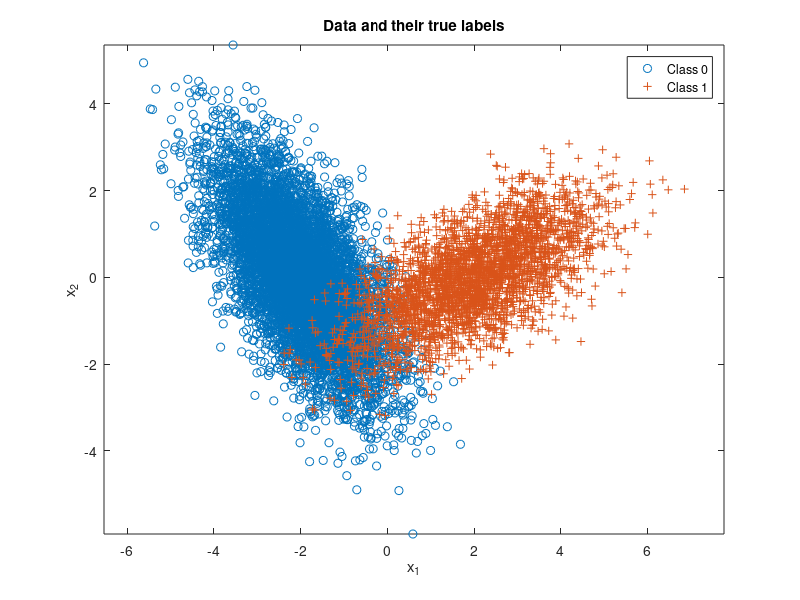

Source code (MATLAB): (Note: this script raises an error after producing the figure.)
%% Generation of  data 
clear all; close all; clc;
n = 2;      % number of feature dimensions
N_10 = 10;
N_100 = 100;    % number of iid samples for training
N_1000 = 1000;
N_10K = 10000;
% parallel distributions
mu(:,1) = [-2;0]; Sigma(:,:,1) = [1 -0.9;-0.9 2];
mu(:,2) = [2;0]; Sigma(:,:,2) = [2 0.9;0.9 1]; 

% Class priors for class 0 and 1 respectively
p = [0.7,0.3]; 

% Generating true class labels and training data
label_10 = (rand(1,N_10) >= p(1))';
Nc_10 = [length(find(label_10==0)),length(find(label_10==1))];
label_100 = (rand(1,N_100) >= p(1))';
Nc_100 = [length(find(label_100==0)),length(find(label_100==1))];
label_1000 = (rand(1,N_1000) >= p(1))';
Nc_1000 = [length(find(label_1000==0)),length(find(label_1000==1))];
% Generating true class labels and validating data
label_10K = (rand(1,N_10K) >= p(1))';
Nc_10K = [length(find(label_10K==0)),length(find(label_10K==1))];

x_10 = zeros(N_10,n);
x_100 = zeros(N_100,n);
x_1000 = zeros(N_1000,n);
x_10K = zeros(N_10K,n);

for L = 0:1
    x_10(label_10==L,:) = mvnrnd(mu(:,L+1),Sigma(:,:,L+1),Nc_10(L+1));
    x_100(label_100==L,:) = mvnrnd(mu(:,L+1),Sigma(:,:,L+1),Nc_100(L+1));
    x_1000(label_1000==L,:) = mvnrnd(mu(:,L+1),Sigma(:,:,L+1),Nc_1000(L+1));
    x_10K(label_10K==L,:) = mvnrnd(mu(:,L+1),Sigma(:,:,L+1),Nc_10K(L+1));
end

% Visualizing the data
figure(1), clf,
plot(x_10K(label_10K==0,1),x_10K(label_10K==0,2),'o'), hold on,
plot(x_10K(label_10K==1,1),x_10K(label_10K==1,2),'+'), axis equal,
legend('Class 0','Class 1'), 
title('Data and their true labels'),
xlabel('x_1'), ylabel('x_2'), 


%% Minimum P(error) classifier
%gamma = 0.7/0.3;
discriminantScore = log(evalGaussian(x_10K,mu(:,2),Sigma(:,:,2)))-log(evalGaussian(x_10K,mu(:,1),Sigma(:,:,1)));% - log(gamma);
p_detection = zeros(10000,1);
p_false_alarm = zeros(10000,1);
gammaArray = 0:0.5:250;

for i = 1:size(gammaArray,2)
  
    gamma = gammaArray(i);
    decision = (discriminantScore >= log(gamma));
    ind00 = find(decision==0 & label_10K'==0); p00 = length(ind00)/Nc_10K(1); % probability of true negative
    ind10 = find(decision==1 & label_10K'==0); p10 = length(ind10)/Nc_10K(1); % probability of false positive
    ind01 = find(decision==0 & label_10K'==1); p01 = length(ind01)/Nc_10K(2); % probability of false negative
    ind11 = find(decision==1 & label_10K'==1); p11 = length(ind11)/Nc_10K(2); % probability of true positive
    p_detection(i) = p11;
    p_false_alarm(i) = p10;
    
end

figure(2)
plot(p_false_alarm,p_detection,'b');hold on;

% Minimum error

lambda = [0 1;1 0]; % loss values
gamma = (lambda(2,1)-lambda(1,1))/(lambda(1,2)-lambda(2,2)) * p(1)/p(2); %threshold
discriminantScore = log(evalGaussian(x_10K,mu(:,2),Sigma(:,:,2)))-log(evalGaussian(x_10K,mu(:,1),Sigma(:,:,1)));
decision = (discriminantScore >= log(gamma));

    ind00 = find(decision==0 & label_10K'==0); p00 = length(ind00)/Nc_10K(1);
    ind10 = find(decision==1 & label_10K'==0); p10 = length(ind10)/Nc_10K(1);
    ind01 = find(decision==0 & label_10K'==1); p01 = length(ind01)/Nc_10K(2); 
    ind11 = find(decision==1 & label_10K'==1); p11 = length(ind11)/Nc_10K(2); 
    p_error = [p10,p01]*Nc_10K'/N_10K;

figure(2)
scatter(p10,p11,'r*');
title('ROC Curve and marking the minimum error possible point')
xlabel('Probability of false detection'),ylabel('Probability of detection');


%% Plot Decisions
figure(3), % class 0 circle, class 1 +, correct green, incorrect red
plot(x_10K(ind00,1),x_10K(ind00,2),'og'); hold on,
plot(x_10K(ind10,1),x_10K(ind10,2),'or'); hold on,
plot(x_10K(ind01,1),x_10K(ind01,2),'+r'); hold on,
plot(x_10K(ind11,1),x_10K(ind11,2),'+g'); hold on,
axis equal,

%% Plot Boundaries (MER)
horizontalGrid = linspace(floor(min(x_10K(:,1))),ceil(max(x_10K(:,1))),101);
verticalGrid = linspace(floor(min(x_10K(:,2))),ceil(max(x_10K(:,2))),91);
[h,v] = meshgrid(horizontalGrid,verticalGrid);
discriminantScoreGridValues = log(evalGaussian(reshape([h(:)';v(:)']',91*101,2),mu(:,2),Sigma(:,:,2)))-log(evalGaussian(reshape([h(:)';v(:)']',91*101,2),mu(:,1),Sigma(:,:,1))) - log(gamma);
minDSGV = min(discriminantScoreGridValues);
maxDSGV = max(discriminantScoreGridValues);
discriminantScoreGrid = reshape(discriminantScoreGridValues,91,101);
figure(3), contour(horizontalGrid,verticalGrid,discriminantScoreGrid,[minDSGV*[0.9,0.6,0.3],0,[0.3,0.6,0.9]*maxDSGV]);
legend('Correct decisions for data from Class 0','Wrong decisions for data from Class 0','Wrong decisions for data from Class 1','Correct decisions for data from Class 1','Equilevel contours of the discriminant function' ), 
title('Data and their classifier decisions versus true labels'),
xlabel('x_1'), ylabel('x_2'), 
% clear variables except data and true labels
clearvars -except x* & label* & N* & p*

%% Logistic Linear Regression
% input N (in this case I have selected 1000)
N = 10;
n = 2;
x = [ones(N, 1) x_10];
x_quad = [ones(N, 1) x_10(:,1) x_10(:,2) x_10(:,1).^2 x_10(:,1).*x_10(:,2) x_10(:,2).^2];
label_10=double(label_10);
initial_theta = zeros(n+1, 1);
initial_theta2 = zeros(6, 1);
% To display optimization over iterations
options = optimset('Display','iter','PlotFcns',@optimplotfval);
% Compute minimum
[theta2,cost2,exitflag,output] = fminsearch(@(t)(cost_func(t, x, label_10, N)), initial_theta,options);
[theta3,cost3,exitflag,output] = fminsearch(@(t)(cost_func(t, x_quad, label_10, N)), initial_theta2,options);

% Points for decision boundary
plot_x1 = [min(x(:,2))-2,  max(x(:,2))+2];
plot_x2(2,:) = (-1./theta2(3)).*(theta2(2).*plot_x1 + theta2(1));% fminsearch

% Conditions where real solution for quadratic exist
P = (theta3(5)^2) + (4*theta3(6)*theta3(4));
Q = (2*theta3(5)*theta3(3))-(4*theta3(6)*theta3(2));
R = (theta3(3)^2)-(4*theta3(6)*theta3(1));
plot_x1_quad = -0.2:0.1:max(plot_x1(:,2))+2;
S = P.*(plot_x1_quad.^2) + (Q.*plot_x1_quad) + R; %Confirmation of real
%roots
A = theta3(6);
B = (theta3(5).*plot_x1_quad) + theta3(3);
if S > 0
    plot_x2_quad1(1,:) = (-B + sqrt(S))./(2*A);
    plot_x2_quad2(1,:) = (-B - sqrt(S))./(2*A);
else 
    plot_x1_quad = 1:0.1:8;
    S = P.*(plot_x1_quad.^2) + (Q.*plot_x1_quad) + R;
    plot_x2_quad3(1,:) = (-B + sqrt(S))./(2*A);
    plot_x2_quad4(1,:) = (-B - sqrt(S))./(2*A);
end

%Plotting decision boundary on data
figure(4)
plot(x_10(label_10==0,1),x_10(label_10==0,2),'o',x_10(label_10==1,1),x_10(label_10==1,2),'+');
legend('Class 0','Class 1'); title('Training Data and True Class Labels');
xlabel('x_1'); ylabel('x_2'); hold on;
plot(plot_x1, plot_x2(2,:));  hold on;
plot(plot_x1_quad, plot_x2_quad1(1,:),'r-');hold on;
plot(plot_x1_quad, plot_x2_quad2(1,:),'r-');hold on;
axis([plot_x1(1), plot_x1(2), min(x(:,3))-2, max(x(:,3))+2]);
legend('Class 0', 'Class 1', 'Classifier (fminsearch)','Classifier (Quadratic)');

%% Testing the designed classifier with validating data  
% For linear
coeff(1,:) = polyfit([plot_x1(1), plot_x1(2)], [plot_x2(2,1), plot_x2(2,2)], 1);
i = 1;
    if coeff(i,1) >= 0
        decision(:,i) = (coeff(i,1).*x_10K(:,1) + coeff(i,2)) > x_10K(:,2);
    else 
        decision(:,i) = (coeff(i,1).*x_10K(:,1) + coeff(i,2)) < x_10K(:,2);
    end
error1 = plot_test_data(decision(:,1), label_10K, Nc_10K, p, 5, x_10K, plot_x1, plot_x2(2,:));
title('Test Data Classification (Linear)');
fprintf('Total error (linear-fminsearch): %.2f%%\n',error1);

% For Quadratic
for m = 1:10000   
h = [1 x_10K(m,1) x_10K(m,2) x_10K(m,1)^2 x_10K(m,1)*x_10K(m,2) x_10K(m,2)^2];
    if x_10K(m,1) > 0 
       decision_quad(m,1) = h*theta3 > 0;
    else
       decision_quad(m,1) = false; 
    end
end

error2 = plot_test_data_quad(decision_quad(:,1), label_10K, Nc_10K, p, 6, x_10K, plot_x1_quad, plot_x2_quad1, plot_x1_quad, plot_x2_quad2);
title('Test Data Classification (Quadratic)');
fprintf('Total error (Quadratic-fminsearch): %.2f%%\n',error2);
%% Define Cost function which for which the parameter needs to be minimised
function cost = cost_func(theta, x, label,N)
    h = 1 ./ (1 + exp(-x*theta));	% Sigmoid function
    cost = (-1/N)*((sum(label' * log(h)))+(sum((1-label)' * log(1-h))));
end
%% Define error function 
function error = plot_test_data(decision, label, Nc, p, fig, x, plot_x1, plot_x2)
    ind00 = find(decision==0 & label==0); p00 = length(ind00)/Nc(1); % true negative
    ind10 = find(decision==1 & label==0); p10 = length(ind10)/Nc(1); % false positive
    ind01 = find(decision==0 & label==1); p01 = length(ind01)/Nc(2); % false negative
    ind11 = find(decision==1 & label==1); p11 = length(ind11)/Nc(2); % true positive
    error = (p10*p(1) + p01*p(2))*100;

    % Plot decisions and decision boundary
    figure(fig);
    plot(x(ind00,1),x(ind00,2),'og'); hold on,
    plot(x(ind10,1),x(ind10,2),'or'); hold on,
    plot(x(ind01,1),x(ind01,2),'+r'); hold on,
    plot(x(ind11,1),x(ind11,2),'+g'); hold on,
    plot(plot_x1, plot_x2);
    axis([plot_x1(1), plot_x1(2), min(x(:,2))-2, max(x(:,2))+2])
    legend('Class 0 Correct Decisions','Class 0 Incorrect Decisions','Class 1 Incorrect Decisions','Class 1 Correct Decisions','Classifier');
end
%% Define error function for quadratic
function error_quad = plot_test_data_quad(decision, label, Nc, p, fig, x, plot_x1, plot_x2, plot_x3, plot_x4)
    ind00 = find(decision==0 & label==0); p00 = length(ind00)/Nc(1); % true negative
    ind10 = find(decision==1 & label==0); p10 = length(ind10)/Nc(1); % false positive
    ind01 = find(decision==0 & label==1); p01 = length(ind01)/Nc(2); % false negative
    ind11 = find(decision==1 & label==1); p11 = length(ind11)/Nc(2); % true positive
    error_quad = (p10*p(1) + p01*p(2))*100;

    % Plot decisions and decision boundary
    figure(fig);
    plot(x(ind00,1),x(ind00,2),'og'); hold on,
    plot(x(ind10,1),x(ind10,2),'or'); hold on,
    plot(x(ind01,1),x(ind01,2),'+r'); hold on,
    plot(x(ind11,1),x(ind11,2),'+g'); hold on,
    plot(plot_x1, plot_x2, '-m'); hold on,
    plot(plot_x3, plot_x4, '-m'); 
    axis([-10 10 -10 10])
    legend('Class 0 Correct Decisions','Class 0 Incorrect Decisions','Class 1 Incorrect Decisions','Class 1 Correct Decisions','Classifier');
end
